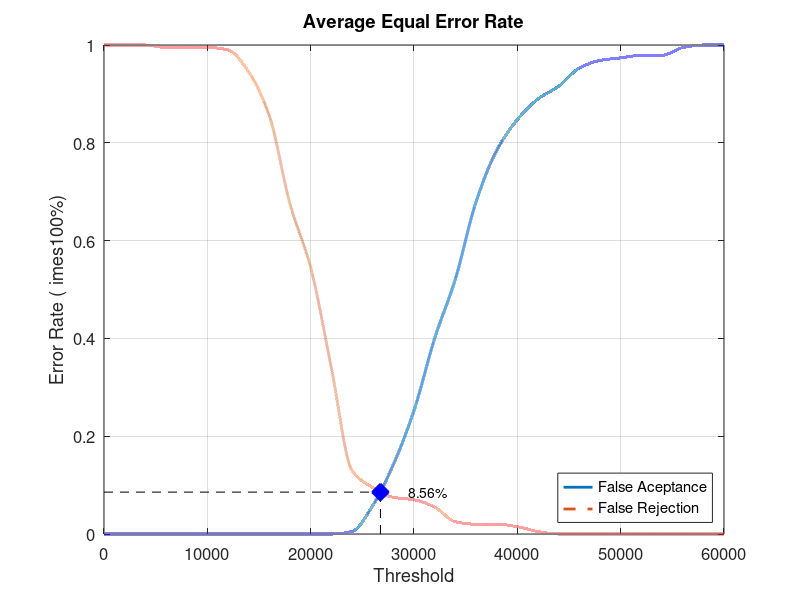
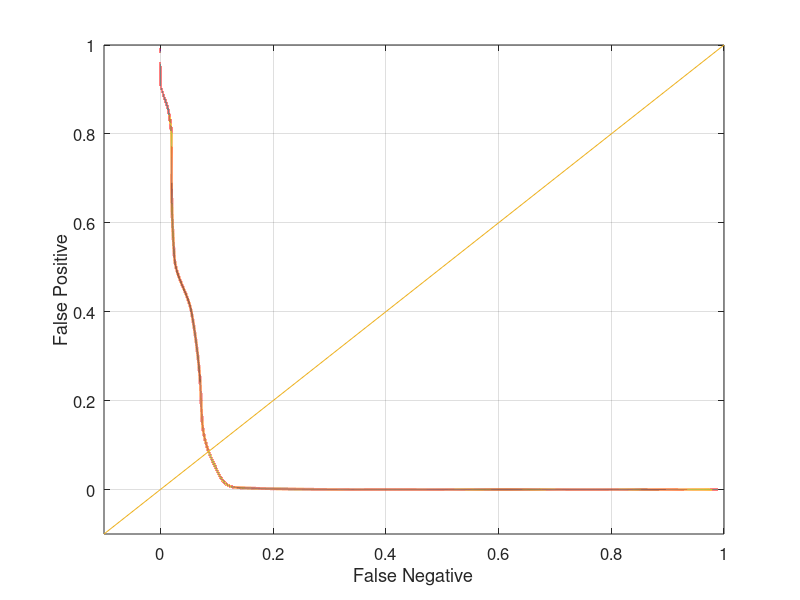

Recreate these plots in MATLAB, in order.
close all;
clear;
clc;
x = 0:2000:60000;
xq = 0:0.5:60000;

y0 = [0 0 0 0 0 0 0 0 0 0 0 0 0.00526316 0.0578947 0.142105 0.252632 0.4 0.521053 0.678947 0.784211 0.847368 0.889474 0.915789 0.952632 0.968421 0.973684 0.978947 0.978947 0.994737 1 1]
yy0 = interp1(x, y0, xq, 'pchip');
y1 = [1 1 1 0.995 0.995 0.995 0.99 0.945 0.855 0.675 0.545 0.34 0.13 0.095 0.075 0.07 0.055 0.025 0.02 0.02 0.015 0.005 0 0 0 0 0 0 0 0 0]
yy1 = interp1(x, y1, xq, 'pchip');

% Calculating EER: 
y2 = abs(y0 - y1);
find(y2 == min(y2))
yy2 = abs(yy0 - yy1);
xEER = find(yy2 == min(yy2));
xEERIndex = xq(xEER) % X-axis EER
yEER = yy0(xEER) % Y-axis EER

main = figure
plot(xq, yy0,'-','LineWidth', 2);	hold on
plot(xq, yy1,'--','LineWidth', 2);	hold on
plot([xEERIndex xEERIndex], [0 yEER], 'k--');	hold on
plot([0 xEERIndex], [yEER yEER], 'k--');	hold on
plot(xEERIndex, yEER, 'bx', 'LineWidth', 10);	hold on
text(xEERIndex + 10 * xEERIndex / 100, yEER, [num2str(round((10000 * yEER)) / 100) '%'])
legend('False Aceptance', 'False Rejection', 'Location', 'SouthEast')
xlabel('Threshold')
ylabel('Error Rate (	imes100%)')
title('Average Equal Error Rate')
set(gca, 'FontSize', 12)
axis([0 60000 0 1])
grid on

print(main, 'Database1_3Main', '-dpng');
FNRxFPR = figure('Color', [1 1 1]);
plot(yy1, yy0, '-', yy1, yy0, 'LineWidth', 2);
hold on
y = -0.1:0.1:1
plot(y, y); 
set(gca, 'FontSize', 12)
xlabel('False Negative')
ylabel('False Positive')
axis([-0.1 1 -0.1 1])
set(gca, 'FontSize', 12)
grid on

print(FNRxFPR, 'Database1_3FNRxFPR','-dpng');
